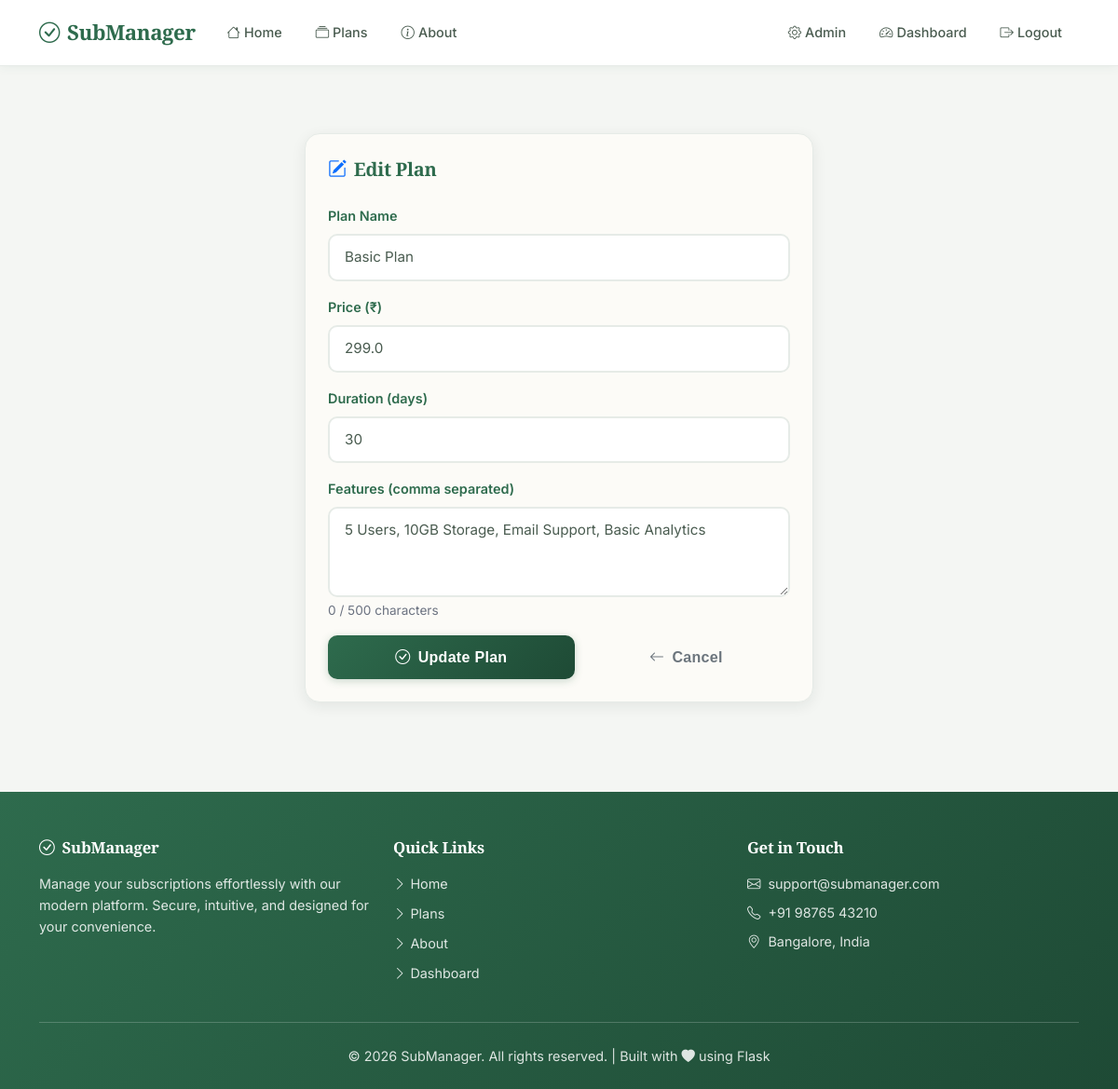
The page /admin/edit_plan/1 (signed in) on the database its author committed.
### tables this page shows
CREATE TABLE plans (
            id INTEGER PRIMARY KEY AUTOINCREMENT,
            plan_name TEXT NOT NULL,
            price REAL NOT NULL,
            duration INTEGER NOT NULL,
            features TEXT NOT NULL
        );

### app.py (the view, shortened to what this page needs)
@app.route('/admin/edit_plan/<int:plan_id>', methods=['GET', 'POST'])
def edit_plan(plan_id):
    if 'user_id' not in session or not session.get('is_admin'):
        flash('Access denied!', 'danger')
        return redirect(url_for('home'))
    conn = get_db()
    plan = conn.execute('SELECT * FROM plans WHERE id = ?', (plan_id,)).fetchone()
    conn.close()
    if not plan:
        flash('Plan not found!', 'danger')
        return redirect(url_for('admin_dashboard'))
    return render_template('edit_plan.html', plan=plan)

### app.py (called while the page is built)
@app.before_request
def initialize_database():
    global _db_initialized
    if not _db_initialized:
        init_db()
        _db_initialized = True

def get_db():
    db_path = os.path.join(os.path.dirname(__file__), 'database.db')
    conn = sqlite3.connect(db_path)
    return conn

### templates/edit_plan.html (shortened to what this page needs)
{% extends 'base.html' %}
{% block content %}
<section class="py-5">
    <div class="container">
        <div class="row justify-content-center">
            <div class="col-md-6">
                <div class="card p-4">
                    <h4 class="fw-bold mb-4"><i class="bi bi-pencil-square me-2 text-primary"></i>Edit Plan</h4>
                    <form method="POST" action="{{ url_for('edit_plan', plan_id=plan[0]) }}" onsubmit="return validatePlanForm()">
                        <div class="mb-3">
                            <label for="plan_name" class="form-label">Plan Name</label>
                            <input type="text" class="form-control" id="plan_name" name="plan_name" value="{{ plan[1] }}" required>
                        </div>
                        <div class="mb-3">
                            <label for="price" class="form-label">Price (₹)</label>
                            <input type="number" class="form-control" id="price" name="price" value="{{ plan[2] }}" required min="0" step="0.01">
                        </div>
                        <div class="mb-3">
                            <label for="duration" class="form-label">Duration (days)</label>
                            <input type="number" class="form-control" id="duration" name="duration" value="{{ plan[3] }}" required min="1">
                        </div>
                        <div class="mb-3">
                            <label for="features" class="form-label">Features (comma separated)</label>
                            <textarea class="form-control" id="features" name="features" rows="3" required>{{ plan[4] }}</textarea>
                        </div>
                        <div class="d-flex gap-2">
                            <button type="submit" class="btn btn-primary flex-fill"><i class="bi bi-check-circle me-2"></i>Update Plan</button>
                            <a href="{{ url_for('admin_dashboard') }}" class="btn btn-outline-secondary flex-fill"><i class="bi bi-arrow-left me-2"></i>Cancel</a>
                        </div>
                    </form>
                </div>
            </div>
        </div>
    </div>
</section>
{% endblock %}

### static/css/style.css (style rules this page uses)
:root { --primary: #2e6b4d; --primary-dark: #1e4a35; --primary-light: #3a8560; --secondary: #e8ede3; --accent: #6fb069; --success: #3a8560; --warning: #d4a574; --danger: #c85a54; --dark: #1a2920; --dark-gray: #4a5c50; --gray: #7d8f85; --light-gray: #e6ebe7; --bg-light: #f4f6f3; --bg-white: #ffffff; --bg-card: #fcfbf7; --shadow: 0 4px 15px rgba(26, 41, 32, 0.08); --shadow-hover: 0 10px 30px rgba(26, 41, 32, 0.12); --shadow-subtle: 0 2px 5px rgba(26, 41, 32, 0.05); --radius: 12px; --radius-lg: 16px; --transition: all 0.3s cubic-bezier(0.4, 0, 0.2, 1); --transition-fast: all 0.2s ease; --font-heading: 'Playfair Display', serif; --font-body: 'Inter', sans-serif; }
* { margin: 0; padding: 0; box-sizing: border-box; }
html { scroll-behavior: smooth; }
body { font-family: var(--font-body); background-color: var(--bg-light); color: var(--dark-gray); min-height: 100vh; display: flex; flex-direction: column; font-size: 15px; line-height: 1.6; font-weight: 400; }
h1, h2, h3, h4, h5, h6 { font-family: var(--font-heading); color: var(--primary); font-weight: 700; letter-spacing: -0.3px; }
h4 { font-size: 1.25rem; line-height: 1.4; }
a { text-decoration: none; color: var(--primary); transition: var(--transition); }
.btn { font-weight: 600; border-radius: 10px; padding: 0.7rem 1.8rem; font-family: 'Poppins', sans-serif; transition: var(--transition); letter-spacing: 0.3px; border: none; }
.btn-primary { background: linear-gradient(135deg, var(--primary), var(--primary-dark)); color: #fff !important; box-shadow: 0 2px 8px rgba(46, 107, 77, 0.25); }
.card { border: 1px solid var(--light-gray); border-radius: var(--radius-lg); box-shadow: var(--shadow); transition: var(--transition); background: var(--bg-card); }
.form-control { border: 2px solid var(--light-gray); border-radius: 10px; padding: 0.75rem 1rem; font-size: 0.95rem; transition: var(--transition); background: var(--bg-white); color: var(--dark-gray); }
.form-control::placeholder { color: var(--gray); opacity: 0.7; }
.form-label { font-weight: 600; font-size: 0.9rem; color: var(--primary); margin-bottom: 0.5rem; display: block; }

### rows shown on the page
plans: plan_name "Basic Plan", price "299.0", duration "30", features "5 Users, 10GB Storage, Email Support, Basic Analytics"
